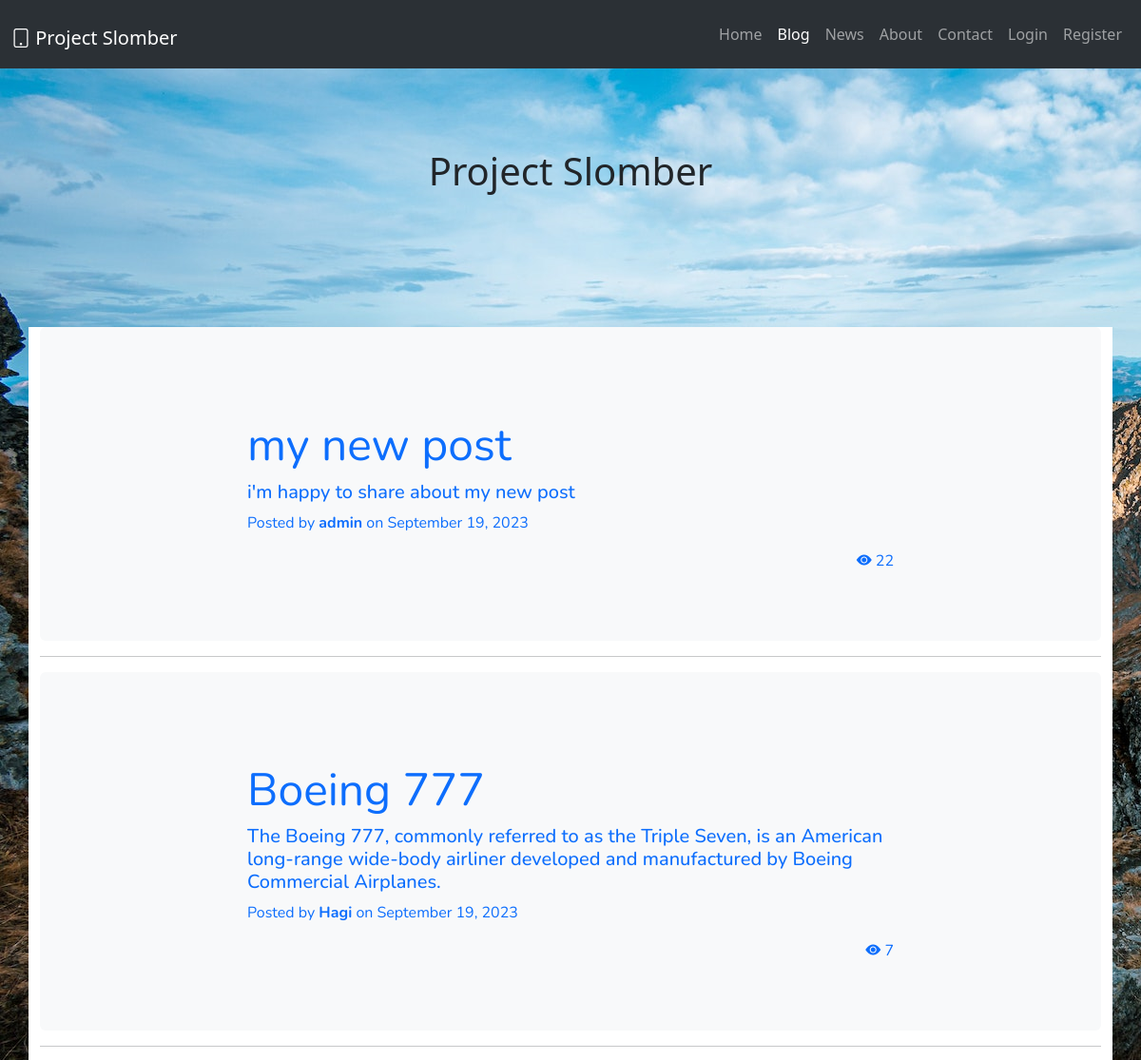
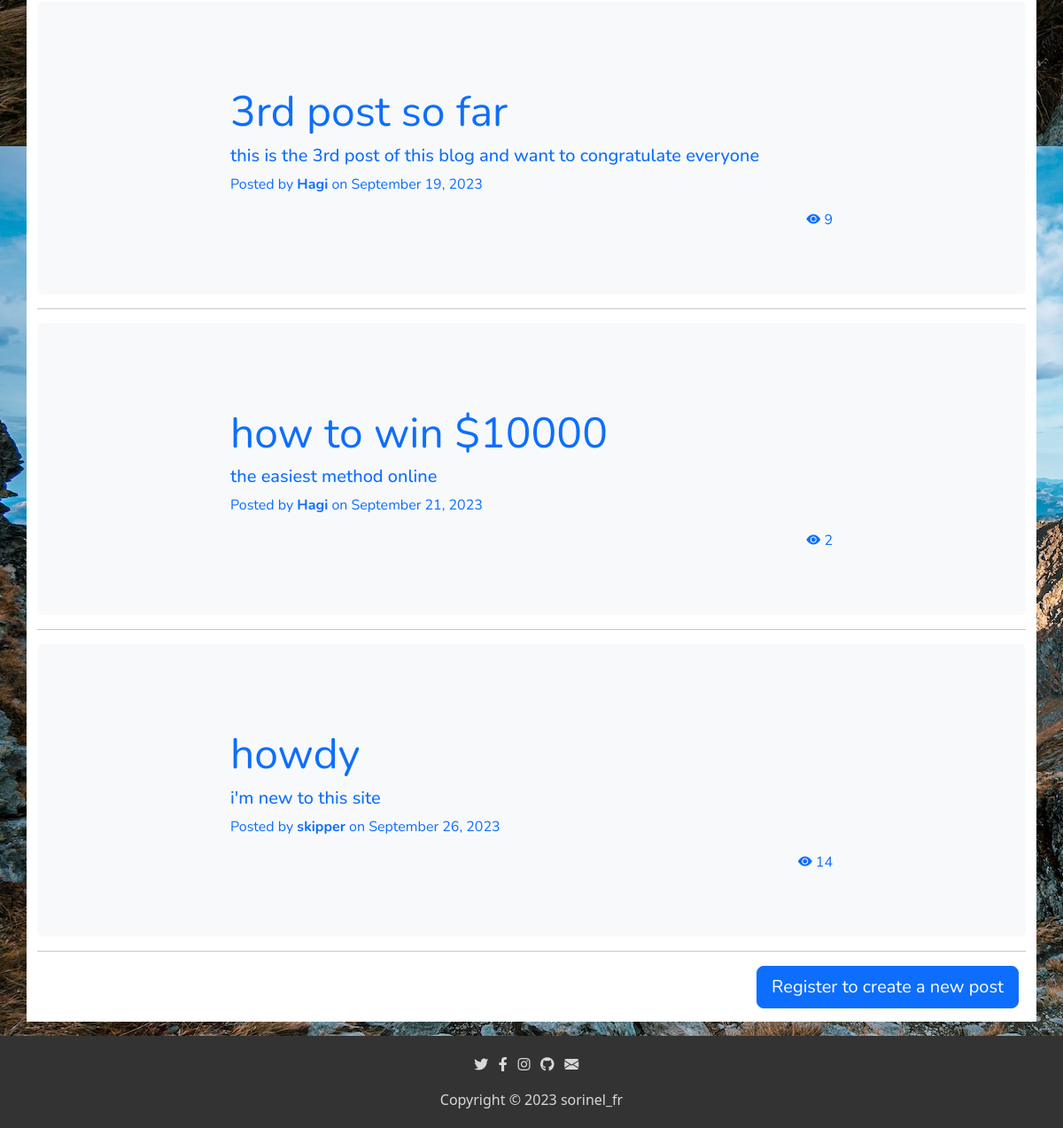
Page /blog on the committed database (2 pictures, top to bottom).
### server.py (models this page shows)
    class BlogPosts(UserMixin, db.Model):
        __tablename__ = "posts"
        id = db.Column(db.Integer, primary_key=True)
        user_id = db.Column(db.Integer, db.ForeignKey('user.id'))
        author = relationship("User", back_populates="posts")
        comment = relationship("Comments", back_populates="posts")
        title = db.Column(db.String(250), unique=True, nullable=False)
        subtitle = db.Column(db.String(250), nullable=False)
        date = db.Column(db.String(250), nullable=False)
        text = db.Column(db.Text, nullable=False)
        post_views = db.Column(db.Integer, nullable=False)

    class User(UserMixin, db.Model):
        __tablename__ = "user"
        id = db.Column(db.Integer, primary_key=True)
        email = db.Column(db.String(100), unique=True, nullable=False)
        password = db.Column(db.String(100), nullable=False)
        name = db.Column(db.String(100), unique=True, nullable=False)
        profile_views = db.Column(db.Integer, nullable=False)
        picture_url = db.Column(db.String(3000))
        has_functions = db.Column(db.Boolean, nullable=False)
        is_admin = db.Column(db.Boolean, nullable=False)
        is_developer = db.Column(db.Boolean, nullable=False)
        posts = relationship("BlogPosts", back_populates="author")
        comment = relationship("Comments", back_populates="author")

### server.py (the view)
    @app.route('/blog')
    def blog_page():
        all_posts = db.session.query(BlogPosts).all()
        return render_template('blog.html', posts=all_posts, is_logged=current_user.is_authenticated)

### templates/blog.html (shortened to what this page needs)
<!DOCTYPE html>
<html lang="en">
<head>
    <link rel="stylesheet" href="static/style.css">
    <link rel="stylesheet" href="https://cdnjs.cloudflare.com/ajax/libs/font-awesome/5.15.3/css/all.min.css">
    <link href="https://cdn.jsdelivr.net/npm/bootstrap@5.3.0-alpha3/dist/css/bootstrap.min.css" rel="stylesheet"
>
    <link rel="stylesheet" href="https://cdn.jsdelivr.net/npm/bootstrap-icons@1.10.4/font/bootstrap-icons.css">
</head>
<body style="margin-bottom: 10%;">
    <nav class="navbar navbar-expand-lg bg-body-tertiary" data-bs-theme="dark">
        <div class="container-fluid">
            <h1><a class="navbar-brand" href="/"><i class="bi bi-tablet"></i> Project Slomber</a></h1>
            <div class="collapse navbar-collapse" id="navbarSupportedContent">
                <ul class="navbar-nav ms-auto mb-2 mb-lg-0">
                    <li class="nav-item">
                        <a class="nav-link" aria-current="page" href="/">Home</a>
                    </li>
                    <li class="nav-item">
                        <a class="nav-link active" href="/blog">Blog</a>
                    </li>
                    <li class="nav-item">
                        <a class="nav-link" href="/news">News</a>
                    </li>
                    <li class="nav-item">
                        <a class="nav-link" href="/about">About</a>
                    </li>
                    <li class="nav-item">
                        <a class="nav-link" href="/contact">Contact</a>
                    </li>
                    {% if current_user.is_authenticated == False: %}
                    <li class="nav-item">
                        <a class="nav-link" href="/login">Login</a>
                    </li>
                    <li class="nav-item">
                        <a class="nav-link" href="/register">Register</a>
                    </li>
                    {% endif %}
                </ul>
            </div>
        </div>
    </nav>
    <div class="front-logo">
        <h1 class="page-title">Project Slomber</h1>
    </div>
    <div class="container my-5">
        {%for post in posts%}
        <a href="blog/post/{{post.id}}" style="text-decoration: none;">
            <div class="bg-body-tertiary p-5 rounded">
                <div class="col-sm-8 py-5 mx-auto">
                    <h1 class="display-5 fw-normal">
                        {{post.title}}
                    </h1>
                    <h2 class="fs-5">
                        {{post.subtitle}}
                    </h2>
                    <p>
                        Posted by <b>{{post.author.name}}</b> on {{post.date}}
                    </p>
                    <div style="float: right;">
                        <i class="bi bi-eye-fill"></i> {{post.post_views}}
                    </div>
                </div>
            </div>
        </a>
        <hr>
        {%endfor%}
        {%if not current_user.is_authenticated:%}
        <div class="d-grid gap-2 d-md-flex justify-content-md-end">
            <a href="/register"><button class="btn btn-primary btn-lg me-md-2" type="button" style="margin-bottom: 5%;">Register to create a new post</button></a>
        </div>
        {% else %}
        <div class="d-grid gap-2 d-md-flex justify-content-md-end">
            <a href="/new-post"><button class="btn btn-primary btn-lg me-md-2" type="button" style="margin-bottom: 5%;">Create new post</button></a>
        </div>
        {% endif %}
    </div>
</body>
<footer>
    <ul class="icons">
        <li><a href="https://twitter.com/Sorin63701900" target="_blank"><i class="fab fa-twitter"></i></a></li>
        <li><a href="https://www.facebook.com/sorin.fratean" target="_blank"><i class="fab fa-facebook-f"></i></a></li>
        <li><a href="https://www.instagram.com/sorinel_fr/" target="_blank"><i class="fab fa-instagram"></i></a></li>
        <li><a href="https://github.com/Sorinel27" target="_blank"><i class="fab fa-github"></i></a></li>
        <li><a href="mailto:sorin78910@gmail.com" target="_blank"><i class="bi bi-envelope-fill"></i></a></li>
    </ul>
    <a href="https://sorinelfr.ro/" target="_blank">Copyright &copy; 2023 sorinel_fr</a>
</footer>
</html>

### static/style.css (style rules this page uses)
body { margin-bottom: 10%; background-image: url("img/bg.jpg"); background-size: auto; }
body .front-logo { text-align: center; padding-top: 7%; padding-bottom: 7%; }
body .container { background-color: white; margin-top: 7%; font-family: 'Nunito', 'Arial', sans-serif; }
footer { background-color: #333; color: #fff; text-align: center; position: fixed; bottom: 0; width: 100%; padding: 20px; }
footer .icons { display: -webkit-box; display: -ms-flexbox; display: flex; -webkit-box-orient: horizontal; -webkit-box-direction: normal; -ms-flex-direction: row; flex-direction: row; list-style-type: none; -webkit-box-pack: center; -ms-flex-pack: center; justify-content: center; padding-left: 0; }
footer .icons li { padding-right: 1%; }
footer a { text-decoration: none; color: #d8d8d8; }

### rows in the picture
BlogPosts: title "my new post", subtitle "i'm happy to share about my new post", author.name "admin", date "September 19, 2023", post_views "22"
BlogPosts: title "Boeing 777", subtitle "The Boeing 777, commonly referred to as the Triple Seven, is an American long-range wide-body airliner developed and manufactured by Boeing Commercial Airplanes.", author.name "Hagi", date "September 19, 2023", post_views "7"
BlogPosts: title "3rd post so far", subtitle "this is the 3rd post of this blog and want to congratulate everyone", author.name "Hagi", date "September 19, 2023", post_views "9"
BlogPosts: title "how to win $10000", subtitle "the easiest method online", author.name "Hagi", date "September 21, 2023", post_views "2"
BlogPosts: title "howdy", subtitle "i'm new to this site", author.name "skipper", date "September 26, 2023", post_views "14"
